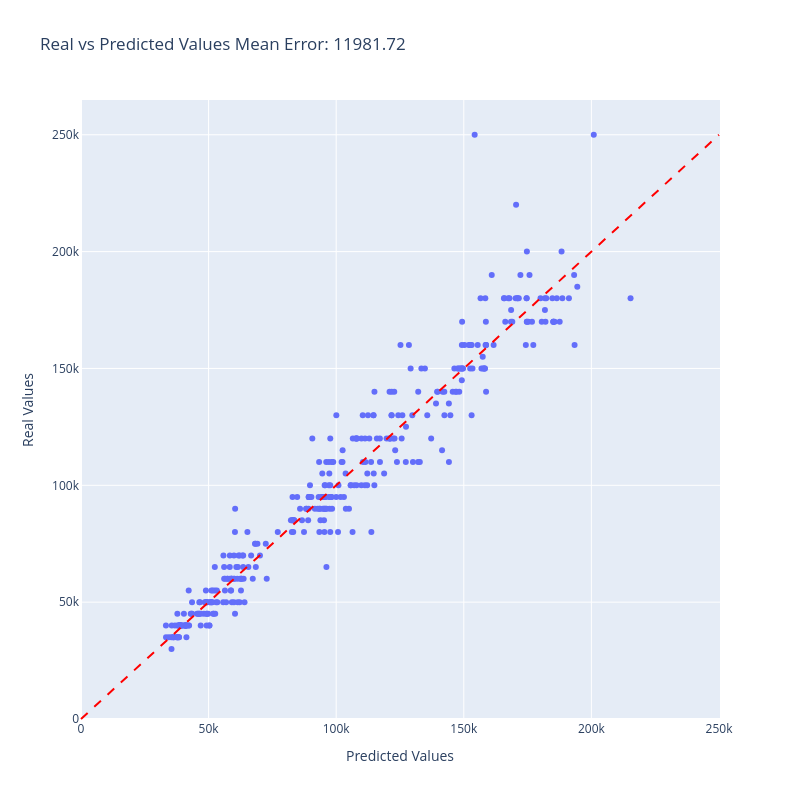

The notebook cell saved with this chart:
### Code cell
plot_error_vs_predicted(oof_preds_lgbm, y_base, ids)

### Figure 1 — Plotly figure (JSON) as saved in the notebook; plotly's stock layout.template omitted (floating-point values rounded to 4 significant figures; data arrays with more than 128 entries replaced by an {"elided": "..."} marker saying what was removed)
{"data": [{"customdata": {"elided": "372x1 int values"}, "hovertemplate": "Predicted Values=%{x}<br>Real Values=%{y}<br>id=%{customdata[0]}<extra></extra>", "legendgroup": "", "marker": {"color": "#636efa", "symbol": "circle"}, "mode": "markers", "name": "", "orientation": "v", "showlegend": false, "type": "scatter", "x": {"elided": "372 float values"}, "xaxis": "x", "y": {"elided": "372 float values"}, "yaxis": "y"}], "layout": {"height": 800, "legend": {"title": {"text": ""}, "tracegroupgap": 0}, "shapes": [{"line": {"color": "Red", "dash": "dash", "width": 2}, "type": "line", "x0": 0, "x1": 250000, "y0": 0, "y1": 250000}], "showlegend": false, "title": {"text": "Real vs Predicted Values\nMean Error: 11981.72"}, "width": 800, "xaxis": {"anchor": "y", "domain": [0, 1], "title": {"text": "Predicted Values"}}, "yaxis": {"anchor": "x", "domain": [0, 1], "title": {"text": "Real Values"}}}}
